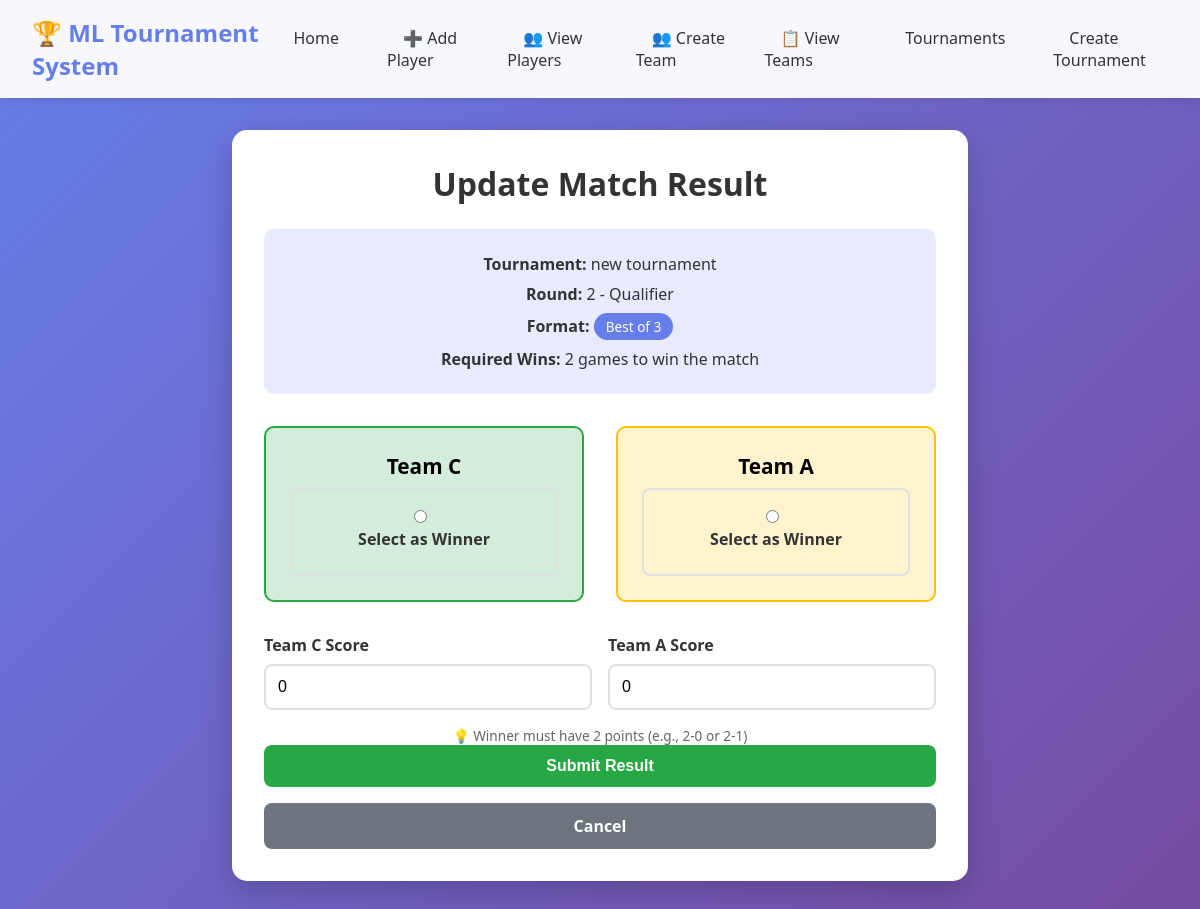
The page /match/209/update/ on the database its author committed.
### tournament/models.py (models this page shows, shortened)
class Match(models.Model):
    class MatchStatus(models.TextChoices):
        WAITING = 'waiting', 'Waiting'
        READY = 'ready', 'Ready'
        IN_PROGRESS = 'in_progress', 'In Progress'
        COMPLETED = 'completed', 'Completed'
        BYE = 'bye', 'Bye'
    tournament = models.ForeignKey(Tournament, on_delete=models.CASCADE, related_name='matches')
    round_number = models.IntegerField()
    game_number = models.IntegerField(default=1)
    stage = models.CharField(max_length=20, choices=MatchStage.choices, default=MatchStage.QUALIFIER)
    match_format = models.CharField(max_length=5, choices=MatchFormat.choices, default=MatchFormat.BO3)
    bracket_type = models.CharField(max_length=20, choices=BracketType.choices, default=BracketType.WINNERS, null=True, blank=True)
    team_a = models.ForeignKey(Team, on_delete=models.SET_NULL, null=True, blank=True, related_name='matches_as_team_a')
    team_b = models.ForeignKey(Team, on_delete=models.SET_NULL, null=True, blank=True, related_name='matches_as_team_b')
    team_a_score = models.IntegerField(null=True, blank=True, validators=[MinValueValidator(0), MaxValueValidator(3)])
    team_b_score = models.IntegerField(null=True, blank=True, validators=[MinValueValidator(0), MaxValueValidator(3)])
    winner = models.ForeignKey(Team, on_delete=models.SET_NULL, null=True, blank=True, related_name='matches_won')
    status = models.CharField(max_length=20, choices=MatchStatus.choices, default=MatchStatus.WAITING)
    next_match = models.ForeignKey('self', on_delete=models.SET_NULL, null=True, blank=True, related_name='previous_matches')
    parent_match_a = models.ForeignKey('self', on_delete=models.SET_NULL, null=True, blank=True, related_name='child_match_a')
    parent_match_b = models.ForeignKey('self', on_delete=models.SET_NULL, null=True, blank=True, related_name='child_match_b')
    team_a_source_type = models.CharField(max_length=10, choices=MatchSourcePosition.choices, null=True, blank=True)
    team_b_source_type = models.CharField(max_length=10, choices=MatchSourcePosition.choices, null=True, blank=True)
    loser_next_match = models.ForeignKey('self', on_delete=models.SET_NULL, null=True, blank=True, related_name='loser_feeds_into')
    is_bye = models.BooleanField(default=False)
    bye_team = models.ForeignKey(
        Team,
        on_delete=models.SET_NULL,
        null=True,
        blank=True,
        related_name='bye_matches',
    )
    created_at = models.DateTimeField(auto_now_add=True)
    updated_at = models.DateTimeField(auto_now=True)
    class Meta:
        ordering = ['round_number', 'game_number', 'bracket_type']
        indexes = [models.Index(fields=['tournament', 'round_number', 'bracket_type']),]
    def get_required_wins(self):
        if self.match_format == 'bo1':
            return 1
        elif self.match_format == 'bo3':
            return 2
        elif self.match_format == 'bo5':
            return 3
        return 1

class Tournament(models.Model):
    name = models.CharField(max_length=200)
    description = models.TextField(blank=True)
    format = models.CharField(max_length=20, choices=TournamentFormat.choices, default=TournamentFormat.SINGLE_ELIMINATION)
    teams = models.ManyToManyField(Team, related_name='tournaments')
    created_at = models.DateTimeField(auto_now_add=True)
    updated_at = models.DateTimeField(auto_now=True)
    current_round = models.IntegerField(default=1)
    current_round_wb = models.IntegerField(default=1)  # Winners bracket round
    current_round_lb = models.IntegerField(default=1)  # Losers bracket round
    is_active = models.BooleanField(default=True)
    class Meta:
        ordering = ['-created_at']

### teams/models.py (models this page shows, shortened)
class Team(models.Model):
    name = models.CharField(max_length=100, unique=True)
    created_at = models.DateTimeField(auto_now_add=True)
    is_active = models.BooleanField(default=True)

### tournament/views.py (the view, shortened to what this page needs)
# urls.py: path('match/<int:match_id>/update/', views.update_match, name='update_match'),
def update_match(request, match_id):
    match = get_object_or_404(Match, id=match_id)
    if not match.team_a or not match.team_b:
        messages.error(request, 'Cannot update match: Both teams are not assigned yet. Waiting for previous matches to complete.')
        return redirect('tournament:detail', tournament_id=match.tournament.id)
    if match.status == Match.MatchStatus.BYE:
        messages.error(request, 'Bye matches are advanced automatically and cannot be edited.')
        return redirect('tournament:detail', tournament_id=match.tournament.id)
    if match.status == Match.MatchStatus.COMPLETED:
        messages.error(request, 'This match is already complete.')
        return redirect('tournament:detail', tournament_id=match.tournament.id)
    return render(request, 'tournament/update_match.html', {'match': match})

### tournament/templates/tournament/update_match.html (shortened to what this page needs)
<!DOCTYPE html>
<html lang="en">
<head>
</head>
<body>
    {% include 'includes/navbar.html' %}
    <div class="container">
        <div class="update-card">
            <h1>Update Match Result</h1>
            <div class="match-info">
                <p><strong>Tournament:</strong> {{ match.tournament.name }}</p>
                <p><strong>Round:</strong> {{ match.round_number }} - {{ match.get_stage_display }}</p>
                <p><strong>Format:</strong> <span class="format-badge">{{ match.get_match_format_display }}</span></p>
                <p><strong>Required Wins:</strong> {{ match.get_required_wins }} games to win the match</p>
            </div>
            <form method="post">
                <div class="teams-container">
                    <div class="team-box team-a-box">
                        <div class="team-name">{{ match.team_a.name }}</div>
                        <div class="radio-option">
                            <input type="radio" name="winner" value="{{ match.team_a.id }}" id="winner_a" required>
                            <label for="winner_a">Select as Winner</label>
                        </div>
                    </div>
                    <div class="team-box team-b-box">
                        <div class="team-name">{{ match.team_b.name }}</div>
                        <div class="radio-option">
                            <input type="radio" name="winner" value="{{ match.team_b.id }}" id="winner_b" required>
                            <label for="winner_b">Select as Winner</label>
                        </div>
                    </div>
                </div>
                <div class="score-inputs">
                    <div class="score-input">
                        <label for="team_a_score">{{ match.team_a.name }} Score</label>
                        <input type="number" name="team_a_score" id="team_a_score" class="form-control"
                               min="0" max="3" value="0" required>
                    </div>
                    <div class="score-input">
                        <label for="team_b_score">{{ match.team_b.name }} Score</label>
                        <input type="number" name="team_b_score" id="team_b_score" class="form-control"
                               min="0" max="3" value="0" required>
                    </div>
                </div>
                <div class="required-wins">
                    {% if match.match_format == 'bo1' %}
                        <p>💡 Winner must have 1 point, loser 0 points</p>
                    {% elif match.match_format == 'bo3' %}
                        <p>💡 Winner must have 2 points (e.g., 2-0 or 2-1)</p>
                    {% elif match.match_format == 'bo5' %}
                        <p>💡 Winner must have 3 points (e.g., 3-0, 3-1, or 3-2)</p>
                    {% endif %}
                </div>
                <button type="submit" class="btn-submit">Submit Result</button>
                <a href="{% url 'tournament:detail' match.tournament.id %}" class="btn-cancel">Cancel</a>
            </form>
        </div>
    </div>
</body>
</html>

### tournament/templates/tournament/update_match.html (style rules this page uses)
* { margin: 0; padding: 0; box-sizing: border-box; }
body { font-family: 'Segoe UI', Tahoma, Geneva, Verdana, sans-serif; background: linear-gradient(135deg, #667eea 0%, #764ba2 100%); min-height: 100vh; }
.container { max-width: 800px; margin: 2rem auto; padding: 0 2rem; }
.update-card { background: white; border-radius: 15px; padding: 2rem; box-shadow: 0 10px 30px rgba(0,0,0,0.2); }
.update-card h1 { color: #333; margin-bottom: 0.5rem; text-align: center; }
.match-info { background: #e8eaff; padding: 1rem; border-radius: 10px; margin: 1.5rem 0; text-align: center; }
.match-info p { margin: 0.5rem 0; color: #333; }
.format-badge { display: inline-block; padding: 0.25rem 0.75rem; background: #667eea; color: white; border-radius: 20px; font-size: 0.85rem; }
.teams-container { display: flex; gap: 2rem; margin: 2rem 0; }
.team-box { flex: 1; padding: 1.5rem; border-radius: 10px; text-align: center; }
.team-a-box { background: #d4edda; border: 2px solid #28a745; }
.team-b-box { background: #fff3cd; border: 2px solid #ffc107; }
.team-name { font-size: 1.3rem; font-weight: bold; margin-bottom: 0.5rem; }
label { display: block; margin-bottom: 0.5rem; font-weight: 600; color: #333; }
.form-control { width: 100%; padding: 0.75rem; border: 2px solid #e0e0e0; border-radius: 8px; font-size: 1rem; transition: border-color 0.3s; }
.score-inputs { display: flex; gap: 1rem; margin: 1rem 0; }
.score-input { flex: 1; }
.radio-option { flex: 1; padding: 1rem; border: 2px solid #e0e0e0; border-radius: 8px; cursor: pointer; transition: all 0.3s; text-align: center; }
.radio-option input[type="radio"] { margin-right: 0.5rem; }
.btn-submit { width: 100%; padding: 0.75rem; background: #28a745; color: white; border: none; border-radius: 8px; font-size: 1rem; font-weight: 600; cursor: pointer; transition: background 0.3s; }
.btn-cancel { width: 100%; padding: 0.75rem; background: #6c757d; color: white; border: none; border-radius: 8px; font-size: 1rem; font-weight: 600; cursor: pointer; margin-top: 1rem; text-decoration: none; display: inline-block; text-align: center; }
.required-wins { font-size: 0.85rem; color: #666; text-align: center; margin-top: 1rem; }

### rows shown on the page
Match: tournament.name "new tournament", round_number "2", stage "Qualifier", match_format "Best of 3", get_required_wins "2", team_a.name "Team C", team_b.name "Team A"
